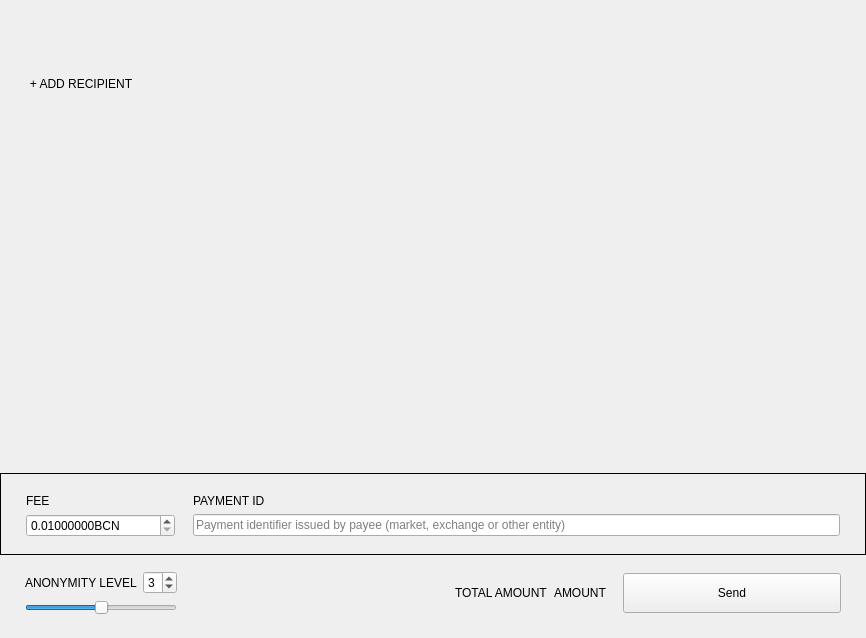
<?xml version="1.0" encoding="UTF-8"?>
<ui version="4.0">
 <class>SendFrame</class>
 <widget class="QFrame" name="SendFrame">
  <property name="geometry">
   <rect>
    <x>0</x>
    <y>0</y>
    <width>866</width>
    <height>638</height>
   </rect>
  </property>
  <property name="windowTitle">
   <string>Frame</string>
  </property>
  <property name="frameShape">
   <enum>QFrame::NoFrame</enum>
  </property>
  <property name="frameShadow">
   <enum>QFrame::Raised</enum>
  </property>
  <layout class="QVBoxLayout" name="verticalLayout">
   <property name="spacing">
    <number>5</number>
   </property>
   <property name="sizeConstraint">
    <enum>QLayout::SetDefaultConstraint</enum>
   </property>
   <property name="leftMargin">
    <number>0</number>
   </property>
   <property name="topMargin">
    <number>0</number>
   </property>
   <property name="rightMargin">
    <number>0</number>
   </property>
   <property name="bottomMargin">
    <number>0</number>
   </property>
   <item>
    <widget class="WalletGui::ResizableScrollArea" name="m_sendScrollarea">
     <property name="enabled">
      <bool>true</bool>
     </property>
     <property name="sizePolicy">
      <sizepolicy hsizetype="MinimumExpanding" vsizetype="Preferred">
       <horstretch>0</horstretch>
       <verstretch>0</verstretch>
      </sizepolicy>
     </property>
     <property name="autoFillBackground">
      <bool>false</bool>
     </property>
     <property name="styleSheet">
      <string notr="true"/>
     </property>
     <property name="frameShape">
      <enum>QFrame::NoFrame</enum>
     </property>
     <property name="sizeAdjustPolicy">
      <enum>QAbstractScrollArea::AdjustToContents</enum>
     </property>
     <property name="widgetResizable">
      <bool>true</bool>
     </property>
     <widget class="QWidget" name="scrollAreaWidgetContents">
      <property name="geometry">
       <rect>
        <x>0</x>
        <y>0</y>
        <width>866</width>
        <height>68</height>
       </rect>
      </property>
      <property name="sizePolicy">
       <sizepolicy hsizetype="Preferred" vsizetype="Preferred">
        <horstretch>0</horstretch>
        <verstretch>0</verstretch>
       </sizepolicy>
      </property>
      <property name="styleSheet">
       <string notr="true"/>
      </property>
      <layout class="QVBoxLayout" name="m_transfersLayout">
       <property name="spacing">
        <number>0</number>
       </property>
       <property name="sizeConstraint">
        <enum>QLayout::SetNoConstraint</enum>
       </property>
       <property name="leftMargin">
        <number>0</number>
       </property>
       <property name="topMargin">
        <number>0</number>
       </property>
       <property name="rightMargin">
        <number>0</number>
       </property>
       <property name="bottomMargin">
        <number>0</number>
       </property>
      </layout>
     </widget>
    </widget>
   </item>
   <item>
    <layout class="QHBoxLayout" name="horizontalLayout_2">
     <property name="spacing">
      <number>0</number>
     </property>
     <item>
      <spacer name="horizontalSpacer_3">
       <property name="orientation">
        <enum>Qt::Horizontal</enum>
       </property>
       <property name="sizeType">
        <enum>QSizePolicy::Fixed</enum>
       </property>
       <property name="sizeHint" stdset="0">
        <size>
         <width>25</width>
         <height>20</height>
        </size>
       </property>
      </spacer>
     </item>
     <item>
      <widget class="WalletGui::WalletNormalLinkLikeButton" name="m_addRecipientButton">
       <property name="cursor">
        <cursorShape>PointingHandCursor</cursorShape>
       </property>
       <property name="focusPolicy">
        <enum>Qt::NoFocus</enum>
       </property>
       <property name="text">
        <string>+ ADD RECIPIENT</string>
       </property>
       <property name="flat">
        <bool>true</bool>
       </property>
      </widget>
     </item>
     <item>
      <spacer name="horizontalSpacer_2">
       <property name="orientation">
        <enum>Qt::Horizontal</enum>
       </property>
       <property name="sizeHint" stdset="0">
        <size>
         <width>478</width>
         <height>17</height>
        </size>
       </property>
      </spacer>
     </item>
    </layout>
   </item>
   <item>
    <spacer name="verticalSpacer_2">
     <property name="orientation">
      <enum>Qt::Vertical</enum>
     </property>
     <property name="sizeType">
      <enum>QSizePolicy::MinimumExpanding</enum>
     </property>
     <property name="sizeHint" stdset="0">
      <size>
       <width>20</width>
       <height>20</height>
      </size>
     </property>
    </spacer>
   </item>
   <item>
    <widget class="QFrame" name="m_sendFeeFrame">
     <property name="frameShape">
      <enum>QFrame::Box</enum>
     </property>
     <property name="frameShadow">
      <enum>QFrame::Plain</enum>
     </property>
     <layout class="QGridLayout" name="gridLayout_2">
      <property name="leftMargin">
       <number>25</number>
      </property>
      <property name="topMargin">
       <number>20</number>
      </property>
      <property name="rightMargin">
       <number>25</number>
      </property>
      <property name="bottomMargin">
       <number>17</number>
      </property>
      <property name="horizontalSpacing">
       <number>18</number>
      </property>
      <item row="0" column="0">
       <widget class="WalletGui::WalletNormalGrayTextLabel" name="label_3">
        <property name="text">
         <string>FEE</string>
        </property>
       </widget>
      </item>
      <item row="0" column="1">
       <widget class="WalletGui::WalletNormalGrayTextLabel" name="m_paymentIdTextLabel">
        <property name="text">
         <string>PAYMENT ID</string>
        </property>
       </widget>
      </item>
      <item row="1" column="0">
       <widget class="QDoubleSpinBox" name="m_feeSpin">
        <property name="buttonSymbols">
         <enum>QAbstractSpinBox::UpDownArrows</enum>
        </property>
        <property name="suffix">
         <string notr="true">BCN</string>
        </property>
        <property name="decimals">
         <number>8</number>
        </property>
        <property name="minimum">
         <double>0.010000000000000</double>
        </property>
        <property name="maximum">
         <double>999999999.000000000000000</double>
        </property>
        <property name="singleStep">
         <double>0.010000000000000</double>
        </property>
        <property name="value">
         <double>0.010000000000000</double>
        </property>
       </widget>
      </item>
      <item row="1" column="1">
       <widget class="WalletGui::ClearableLineEdit" name="m_paymentIdEdit">
        <property name="styleSheet">
         <string notr="true">[errorState=&quot;true&quot;] {
  border-color: #ef3131;
}</string>
        </property>
        <property name="placeholderText">
         <string>Payment identifier issued by payee (market, exchange or other entity)</string>
        </property>
       </widget>
      </item>
     </layout>
    </widget>
   </item>
   <item>
    <widget class="QFrame" name="m_mixinFrame">
     <property name="frameShape">
      <enum>QFrame::NoFrame</enum>
     </property>
     <property name="frameShadow">
      <enum>QFrame::Raised</enum>
     </property>
     <layout class="QGridLayout" name="gridLayout">
      <property name="leftMargin">
       <number>25</number>
      </property>
      <property name="topMargin">
       <number>11</number>
      </property>
      <property name="rightMargin">
       <number>25</number>
      </property>
      <property name="bottomMargin">
       <number>23</number>
      </property>
      <item row="0" column="2" rowspan="2">
       <widget class="QLabel" name="label">
        <property name="text">
         <string/>
        </property>
       </widget>
      </item>
      <item row="0" column="5" rowspan="2">
       <widget class="WalletGui::WalletExtraNormalBlackTextLabel" name="m_totalAmountLabel">
        <property name="text">
         <string>AMOUNT</string>
        </property>
        <property name="indent">
         <number>0</number>
        </property>
       </widget>
      </item>
      <item row="0" column="1">
       <widget class="QSpinBox" name="m_mixinSpin">
        <property name="minimum">
         <number>1</number>
        </property>
        <property name="maximum">
         <number>6</number>
        </property>
        <property name="value">
         <number>3</number>
        </property>
       </widget>
      </item>
      <item row="0" column="3" rowspan="2">
       <spacer name="horizontalSpacer">
        <property name="orientation">
         <enum>Qt::Horizontal</enum>
        </property>
        <property name="sizeType">
         <enum>QSizePolicy::Expanding</enum>
        </property>
        <property name="sizeHint" stdset="0">
         <size>
          <width>298</width>
          <height>20</height>
         </size>
        </property>
       </spacer>
      </item>
      <item row="1" column="0" colspan="2">
       <widget class="QSlider" name="m_mixinSlider">
        <property name="maximumSize">
         <size>
          <width>16777215</width>
          <height>16777215</height>
         </size>
        </property>
        <property name="maximum">
         <number>6</number>
        </property>
        <property name="pageStep">
         <number>1</number>
        </property>
        <property name="value">
         <number>3</number>
        </property>
        <property name="sliderPosition">
         <number>3</number>
        </property>
        <property name="tracking">
         <bool>false</bool>
        </property>
        <property name="orientation">
         <enum>Qt::Horizontal</enum>
        </property>
       </widget>
      </item>
      <item row="0" column="7" rowspan="2">
       <widget class="WalletGui::WalletLargeBlueButton" name="m_sendButton">
        <property name="sizePolicy">
         <sizepolicy hsizetype="Fixed" vsizetype="Fixed">
          <horstretch>0</horstretch>
          <verstretch>0</verstretch>
         </sizepolicy>
        </property>
        <property name="minimumSize">
         <size>
          <width>218</width>
          <height>40</height>
         </size>
        </property>
        <property name="maximumSize">
         <size>
          <width>218</width>
          <height>40</height>
         </size>
        </property>
        <property name="focusPolicy">
         <enum>Qt::NoFocus</enum>
        </property>
        <property name="text">
         <string>Send</string>
        </property>
       </widget>
      </item>
      <item row="0" column="4" rowspan="2">
       <widget class="WalletGui::WalletNormalGrayTextLabel" name="label_2">
        <property name="text">
         <string>TOTAL AMOUNT</string>
        </property>
       </widget>
      </item>
      <item row="0" column="0">
       <widget class="WalletGui::WalletNormalGrayTextLabel" name="m_mixinTextLabel">
        <property name="text">
         <string>ANONYMITY LEVEL</string>
        </property>
       </widget>
      </item>
      <item row="0" column="6" rowspan="2">
       <spacer name="horizontalSpacer_4">
        <property name="orientation">
         <enum>Qt::Horizontal</enum>
        </property>
        <property name="sizeType">
         <enum>QSizePolicy::Fixed</enum>
        </property>
        <property name="sizeHint" stdset="0">
         <size>
          <width>10</width>
          <height>20</height>
         </size>
        </property>
       </spacer>
      </item>
     </layout>
    </widget>
   </item>
  </layout>
 </widget>
 <customwidgets>
  <customwidget>
   <class>WalletGui::WalletNormalGrayTextLabel</class>
   <extends>QLabel</extends>
   <header>Gui/Common/WalletTextLabel.h</header>
  </customwidget>
  <customwidget>
   <class>WalletGui::WalletLargeBlueButton</class>
   <extends>QPushButton</extends>
   <header>Gui/Common/WalletBlueButton.h</header>
  </customwidget>
  <customwidget>
   <class>WalletGui::ClearableLineEdit</class>
   <extends>QLineEdit</extends>
   <header>Gui/Common/ClearableLineEdit.h</header>
  </customwidget>
  <customwidget>
   <class>WalletGui::ResizableScrollArea</class>
   <extends>QScrollArea</extends>
   <header>Gui/Common/ResizableScrollArea.h</header>
   <container>1</container>
  </customwidget>
  <customwidget>
   <class>WalletGui::WalletNormalLinkLikeButton</class>
   <extends>QPushButton</extends>
   <header>Gui/Common/WalletLinkLikeButton.h</header>
  </customwidget>
  <customwidget>
   <class>WalletGui::WalletExtraNormalBlackTextLabel</class>
   <extends>QLabel</extends>
   <header>Gui/Common/WalletTextLabel.h</header>
  </customwidget>
 </customwidgets>
 <tabstops>
  <tabstop>m_paymentIdEdit</tabstop>
  <tabstop>m_mixinSlider</tabstop>
  <tabstop>m_sendScrollarea</tabstop>
 </tabstops>
 <resources/>
 <connections>
  <connection>
   <sender>m_sendButton</sender>
   <signal>clicked()</signal>
   <receiver>SendFrame</receiver>
   <slot>sendClicked()</slot>
   <hints>
    <hint type="sourcelabel">
     <x>53</x>
     <y>561</y>
    </hint>
    <hint type="destinationlabel">
     <x>432</x>
     <y>294</y>
    </hint>
   </hints>
  </connection>
  <connection>
   <sender>m_mixinSlider</sender>
   <signal>valueChanged(int)</signal>
   <receiver>SendFrame</receiver>
   <slot>mixinValueChanged(int)</slot>
   <hints>
    <hint type="sourcelabel">
     <x>221</x>
     <y>520</y>
    </hint>
    <hint type="destinationlabel">
     <x>432</x>
     <y>294</y>
    </hint>
   </hints>
  </connection>
  <connection>
   <sender>m_addRecipientButton</sender>
   <signal>clicked()</signal>
   <receiver>SendFrame</receiver>
   <slot>addRecipientClicked()</slot>
   <hints>
    <hint type="sourcelabel">
     <x>78</x>
     <y>414</y>
    </hint>
    <hint type="destinationlabel">
     <x>432</x>
     <y>294</y>
    </hint>
   </hints>
  </connection>
  <connection>
   <sender>m_paymentIdEdit</sender>
   <signal>textChanged(QString)</signal>
   <receiver>SendFrame</receiver>
   <slot>validatePaymentId(QString)</slot>
   <hints>
    <hint type="sourcelabel">
     <x>538</x>
     <y>521</y>
    </hint>
    <hint type="destinationlabel">
     <x>432</x>
     <y>318</y>
    </hint>
   </hints>
  </connection>
  <connection>
   <sender>m_mixinSpin</sender>
   <signal>valueChanged(int)</signal>
   <receiver>SendFrame</receiver>
   <slot>mixinValueChanged(int)</slot>
   <hints>
    <hint type="sourcelabel">
     <x>201</x>
     <y>575</y>
    </hint>
    <hint type="destinationlabel">
     <x>432</x>
     <y>318</y>
    </hint>
   </hints>
  </connection>
 </connections>
 <slots>
  <slot>sendClicked()</slot>
  <slot>clearAllClicked()</slot>
  <slot>addRecipientClicked()</slot>
  <slot>mixinValueChanged(int)</slot>
  <slot>validatePaymentId(QString)</slot>
 </slots>
</ui>
